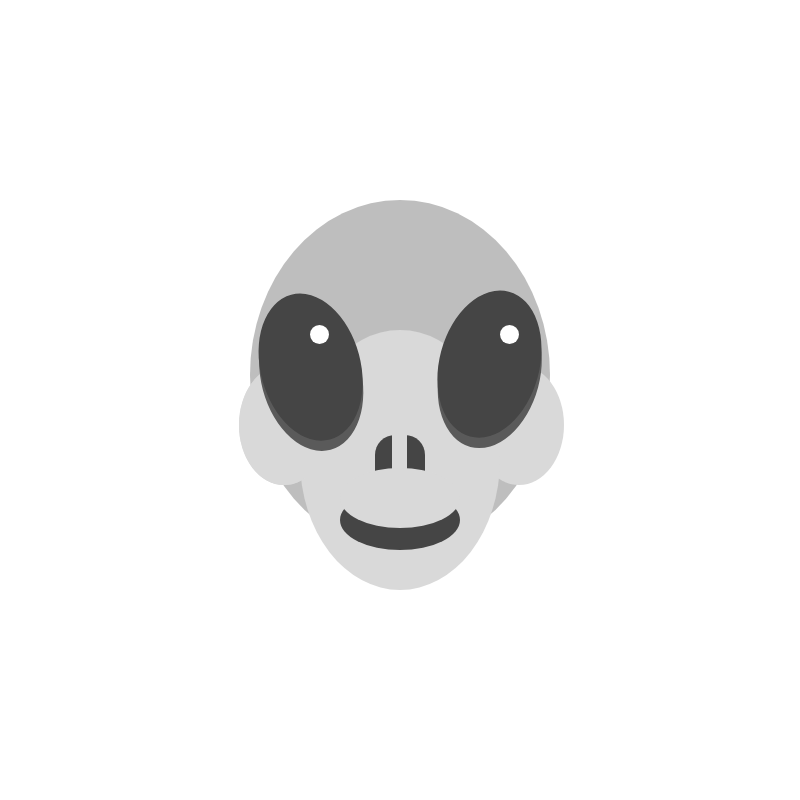
Frame 1 (no input)
Frame 60 (no input): identical to frame 1, image omitted
Frame 120 (the mouse pressed at the canvas centre since frame 60): identical to frame 1, image omitted

The p5.js sketch that drew this single still picture (run headless with seeded random() and noise() and a simulated clock; from frame 60 on, the mouse is pressed at the canvas centre):

// p5.js sketch
// ── sketch.js
function setup() {
  createCanvas(800, 800);
}

function draw() {
  noStroke();
  background(255);
  angleMode(DEGREES);
  ellipseMode(CORNER);
  //BASE
  fill(190, 190, 190);
  ellipse(250, 200, 300, 350);
  //2
  fill(217, 217, 217);
  ellipse(239, 365, 90, 120);
  //3
  fill(217, 217, 217);
  ellipse(474, 365, 90, 120);
  //4
  fill(217, 217, 217);
  ellipse(300, 330, 200, 260);
  //5
  fill(217, 217, 217);
  ellipse(239, 365, 90, 120);
  //6
  fill(90, 90, 90);
  push();
  rotate(-15);
  ellipse(153, 370, 100, 150);
  pop();
  //7
  fill(90, 90, 90);
  push();
  rotate(15);
  ellipse(520, 160, 100, 150);
  pop();
  //8
  fill(69, 69, 69);
  push();
  rotate(-15);
  ellipse(155, 360, 100, 150);
  pop();
  //9
  fill(69, 69, 69);
  push();
  rotate(15);
  ellipse(517, 150, 100, 150);
  pop();
  //10
  fill(69, 69, 69);
  rect(375, 435, 50, 50, 20, 20, 7, 7);
  //11
  fill(217, 217, 217);
  rect(392, 435, 15, 50);
  //12
  fill(69, 69, 69);
  ellipse(340, 490, 120, 60);
  //13
  fill(217, 217, 217);
  ellipse(340, 468, 120, 60);
  //14
  fill(255, 255, 255);
  ellipse(310, 325, 19, 19);
  //15
  fill(255, 255, 255);
  ellipse(500, 325, 19, 19);
}
